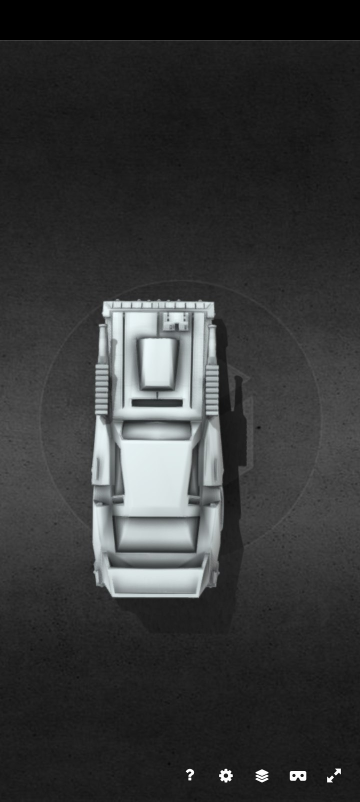
#> input picture docsreference/3d models/photo_10_2026-11-19_11-07-56.jpg, 720 x 1604 px, given in place of outlaw_idle_fixed.png, which was not available (shown at 1/2 size)
$ python names.py '../../docsreference/3d models'
#> lines starting #> are read from the running program, lines starting #| are printed output that depends on the picture; after the words box and inside, x2 and y2 are one past the last pixel; in counts of white or black regions, pixels touching at a corner belong together
#> in outlaw, base is the input picture: PIL image 720x1604 RGB; mean R, G, B 54, 55, 55.2
"""Driver names on the portraits, lettered with the owner's own brush letters (round 26).
The owner's sheets carry red brush names (MR. GRIMM, NEEDLES KANE, MARCUS KANE, AXEL, BRUCE COCHRANE). New names are
put together from those letters: each glyph is cut out of a sheet (red fill inside a polygon), scaled to one cap
height and set on a rising baseline; the black outline and shadow are drawn fresh around the whole name, so letters
from different sheets read as one lettering. There is no J or T among the owner's names: T comes from the OUTLAW
title the owner's Outlaw sheet had, J is BRUCE's U with its left stem cut off above the bowl.
   names.py <work> [debug]
Writes <work>/outlaw_idle_named.png (JAMIE ROBERTS over outlaw_idle_fixed.png) and <work>/thumper_idle_named.png
(BRUCE over thumper_idle_clean.png: COCHRANE taken off, the swoosh shortened to the one word)."""
import sys
import math
import numpy as np
import cv2
from PIL import Image, ImageDraw, ImageFilter

W = sys.argv[1]
DEBUG = len(sys.argv) > 2

# glyph: sheet, polygon (panel pixels)
G = {
    "B": ("thumper", [(52, 688), (91, 688), (91, 797), (52, 800)]),
    "R": ("thumper", [(91, 678), (131, 678), (131, 787), (91, 797)]),
    "J": ("thumper", [(142, 668), (162, 668), (162, 790), (127, 790), (127, 750), (142, 750)]),
    "E": ("thumper", [(193, 660), (232, 660), (232, 764), (193, 768)]),
    "O": ("thumper", [(276, 648), (309, 648), (309, 758), (276, 758)]),
    "R2": ("thumper", [(377, 628), (419, 628), (415, 742), (377, 742)]),
    "A": ("thumper", [(416, 742), (420, 628), (444, 628), (444, 742)]),
    "E2": ("thumper", [(479, 620), (526, 620), (526, 748), (479, 748)]),
    "I": ("mr_grimm", [(346, 618), (367, 618), (367, 752), (352, 752), (346, 728)]),
    "M": ("mr_grimm", [(430, 595), (495, 595), (495, 721), (446, 721), (442, 742), (424, 742)]),
    "S": ("roadkill", [(273, 640), (322, 640), (322, 744), (262, 762), (262, 748), (273, 738)]),
    "T": ("outlaw", [(198, 610), (272, 610), (272, 668), (270, 780), (226, 780), (226, 668), (198, 668)]),
    "SW": ("thumper", [(84, 787), (352, 741), (352, 775), (84, 818)]),  # the swoosh under BRUCE COCHRANE
}
_raw = {}


def raw(car):
#> called with car = 'thumper'
    if car not in _raw:
        src = "thumper_v1" if car == "thumper" else car  # round 29: the old BRUCE COCHRANE sheet keeps the glyphs
        _raw[car] = np.asarray(Image.open("%s/%s_idle_raw.png" % (W, src)).convert("RGB")).astype(np.float32)
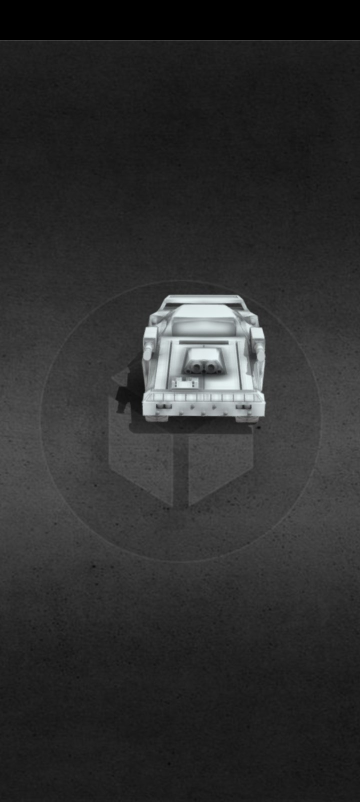
#> input picture docsreference/3d models/photo_11_2026-11-19_11-07-56.jpg, 720 x 1604 px, given in place of thumper_v1_idle_raw.png, which was not available (shown at 1/2 size)
    return _raw[car]


def glyph(key):
    """RGBA crop of one glyph: the sheet's own colours, alpha = how red the pixel is inside the polygon."""
    car, poly = G[key]
    a = raw(car)
    xs = [p[0] for p in poly]; ys = [p[1] for p in poly]
    x0, y0, x1, y1 = min(xs), min(ys), max(xs), max(ys)
    pm = Image.new("L", (a.shape[1], a.shape[0]), 0)
#> pm: PIL image 720x1604 L; every value is 0
    ImageDraw.Draw(pm).polygon(poly, fill=255)
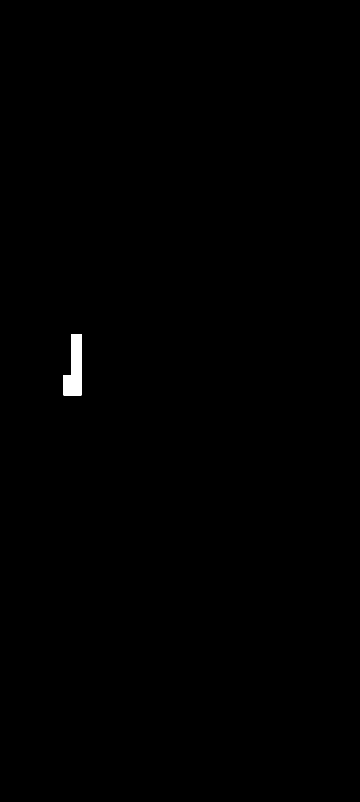
#> pm: PIL image 720x1604 L (shown at 1/2 size); 0.28% white; 1 white region, box (x1, y1, x2, y2) and area: (127, 668, 163, 791) 3198
    pm = np.asarray(pm, np.float32)[y0:y1, x0:x1] / 255.0
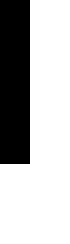
#> pm: shape (122, 35) float32 (shown 2 times larger); values 0 (black) and 1 (white), 71.2% white; 1 black region, box (x1, y1, x2, y2) and area: (0, 0, 15, 82) 1230
    c = a[y0:y1, x0:x1]
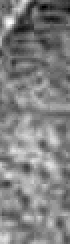
#> c: shape (122, 35, 3) float32 (shown 2 times larger); min 46, max 71, mean 58.7; drawn with min black and max white
    red = c[..., 0] - np.maximum(c[..., 1], c[..., 2])
#> red: shape (122, 35) float32; every value is 0
    al = np.clip((red - 28.0) / 30.0, 0, 1) * np.clip((c[..., 0] - 50.0) / 30.0, 0, 1) * pm
    # keep only the glyph's own body: drop specks cut off at the polygon edge
    m = (al > 0.35).astype(np.uint8)
#> m: shape (122, 35); every value is 0
    n, lab, st, _ = cv2.connectedComponentsWithStats(m, 8)
#> n = 1; st = [[0, 0, 35, 122, 4270]]
    if n > 2:
        big = 1 + int(np.argmax(st[1:, 4]))
        keep = np.zeros_like(m)
        for i in range(1, n):
            if i == big or st[i, 4] > 0.08 * st[big, 4]:
                keep[lab == i] = 1
        keep = cv2.dilate(keep, np.ones((3, 3), np.uint8))
        al = al * keep
    ys_, xs_ = np.nonzero(al > 0.3)
#> ys_ = empty array; xs_ = empty array
#> (the run stopped early here; a loop or call above may not have finished)
